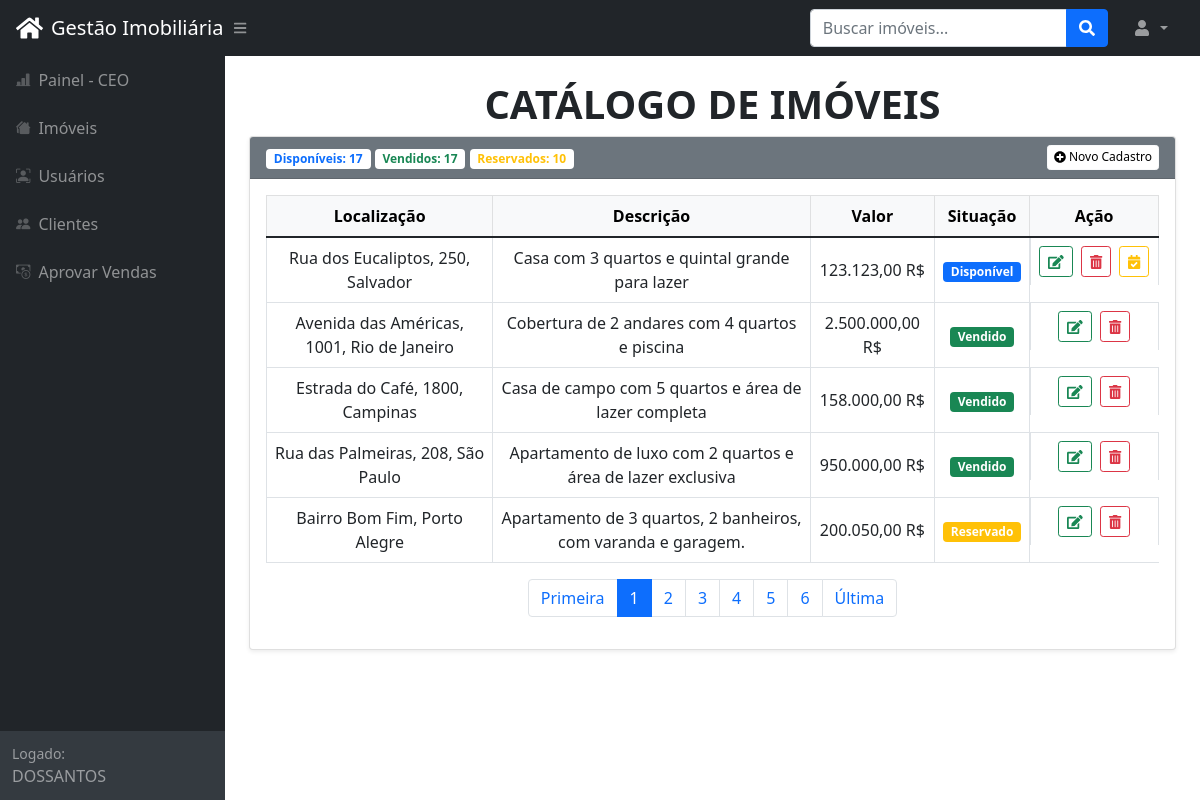
/imoveis (signed in), run on the app's committed database.
### tables this page shows
CREATE TABLE `imovel` (
  `CD_IMOVEL` int(11) NOT NULL,
  `DT_CADASTRO` timestamp NOT NULL DEFAULT current_timestamp(),
  `DESCRICAO` text NOT NULL,
  `LOCALIZACAO` varchar(150) NOT NULL,
  `VALOR` double NOT NULL,
  `SITUACAO` tinyint(2) NOT NULL DEFAULT 1,
  `CD_CLIENTE` int(11) DEFAULT NULL,
  `DT_VENDA` datetime DEFAULT NULL
);

### config.php (called while the page is built, shortened)
<?php
require_once('classes/db.class.php');
require_once('classes/login.class.php');
include_once('classes/cadastro.class.php');
$base = 'http://localhost/imobiliaria';
?>

### classes/db.class.php (called while the page is built, shortened)
<?php
class BD {
    private static $conn;
    public static function conn() {
        if (is_null(self::$conn)) {
            try {
                self::$conn = new PDO('mysql:host=localhost;port=3307;dbname=imoveis;', 'root', '');
                self::$conn->setAttribute(PDO::ATTR_ERRMODE, PDO::ERRMODE_EXCEPTION);
            } catch (PDOException $e) {
                die("Erro de conexão com o banco de dados: " . $e->getMessage());
            }
        }
        return self::$conn;
    }
}
?>

### classes/login.class.php (called while the page is built, shortened)
<?php
class LoginAdmin extends BD {
    private $prefixo;
    public function __construct($table = 'usuario', $pref = 'imoveis_') {
        $this->prefixo = $pref;
    }
    public function isLogado() {
        return isset($_SESSION[$this->prefixo.'usuario']);
    }
}
?>

### classes/cadastro.class.php (called while the page is built, shortened)
<?php
class Cadastro extends BD {
    private $numRows;
    public function __construct($tabela = 'USUARIO') {
        $this->numRows = 0;
    }
    private function setNumRows($nr) {
        $this->numRows = $nr;
    }
    public function getNumRows() {
        return $this->numRows;
    }
    public function listaImoveis($situacoes = '',$descricao_localizacao='',$pg=1,$max=0) {
        $filtro='';
        if ($max > 0){
            $sql = "SELECT * FROM imovel $filtro limit " . (($pg * $max)-$max).', '.$max;
        }else{
            $sql = "SELECT * FROM imovel $filtro";
        }
        $t = $this->getTotalImoveisCadastrados($filtro);
        try {
            $stmt = self::conn()->prepare($sql);
            $stmt->execute();
            return $stmt->fetchAll(PDO::FETCH_OBJ);
        } catch (PDOException $e) {
            echo 'Erro ao listar imóveis: ' . htmlspecialchars($e->getMessage());
            return false;
        }
    }
    public function getTotalImoveisCadastrados($filtro='') {
        $sql = "SELECT COUNT(CD_IMOVEL) AS QTDE FROM imovel $filtro";
        try {
            $stmt = self::conn()->query($sql);
            return $stmt->fetchObject();
        } catch (PDOException $e) {
            echo 'Erro ao contar imóveis: ' . htmlspecialchars($e->getMessage());
            return false;
        }
    }
    public function getTotalImoveisDisponiveis() {
        $sql = "SELECT COUNT(CD_IMOVEL) AS QTDE FROM IMOVEL WHERE SITUACAO = 1";
        try {
            $stmt = self::conn()->query($sql);
            return $stmt->fetchObject();
        } catch (PDOException $e) {
            echo 'Erro ao contar imóveis reservados: ' . htmlspecialchars($e->getMessage());
            return false;
        }
    }
    public function getTotalImoveisReservados() {
        $sql = "SELECT COUNT(CD_IMOVEL) AS QTDE FROM IMOVEL WHERE SITUACAO = 3";
        try {
            $stmt = self::conn()->query($sql);
            return $stmt->fetchObject();
        } catch (PDOException $e) {
            echo 'Erro ao contar imóveis reservados: ' . htmlspecialchars($e->getMessage());
            return false;
        }
    }
    public function getTotalImoveisVendidos() {
        $sql = "SELECT COUNT(CD_IMOVEL) AS QTDE FROM IMOVEL WHERE SITUACAO = 2";
        try {
            $stmt = self::conn()->query($sql);
            return $stmt->fetchObject();
        } catch (PDOException $e) {
            echo 'Erro ao contar imóveis vendidos: ' . htmlspecialchars($e->getMessage());
            return false;
        }
    }
}
?>

### pages/imoveis.php (the view, shortened to what this page needs)
<div class="container-fluid px-4">
    <h1 class="mt-4 text-center text-dark fw-bold text-uppercase">Catálogo de Imóveis</h1>
    <div class="card shadow-sm mb-4">
        <div class="card-header d-flex justify-content-between align-items-center bg-secondary text-white">
            <div>
                <?php
                $cad = new Cadastro();
                $tot_disponiveis = $cad->getTotalImoveisDisponiveis();
                $tot_vendidos = $cad->getTotalImoveisVendidos();
                $tot_reservados = $cad->getTotalImoveisReservados();
                if (!empty($tot_disponiveis)) {
                    echo '<span class="badge bg-white text-primary">Disponíveis: ' . htmlspecialchars($tot_disponiveis->QTDE) . '</span>';
                }
                if (!empty($tot_vendidos)) {
                    echo ' <span class="badge bg-white text-success">Vendidos: ' . htmlspecialchars($tot_vendidos->QTDE) . '</span>';
                }
                if (!empty($tot_reservados)) {
                    echo ' <span class="badge bg-white text-warning">Reservados: ' . htmlspecialchars($tot_reservados->QTDE) . '</span>';
                }
                ?>
            </div>
            <?php if (getPermissaoUsuario('imoveis', $permissoes, $grupoUsuario, 'CadImoveis')) { ?>
                <a href="<?php echo htmlspecialchars($base); ?>/cadastro_imovel" class="btn btn-light btn-sm" style="padding: 0.2em 0.5em; font-size: 0.75em; background-color: #fff; color: #000">
                    <i class="fas fa-plus-circle"></i> Novo Cadastro
                </a>
            <?php } ?>
        </div>
        <div class="card-body">
            <div class="table-responsive">
                <table class="table table-hover table-bordered text-center align-middle">
                    <thead class="table-light">
                        <tr>
                            <th>Localização</th>
                            <th>Descrição</th>
                            <th>Valor</th>
                            <th>Situação</th>
                            <th>Ação</th>
                        </tr>
                    </thead>
                    <tbody>
                        <?php
                        $lG = ['1' => 'Disponível', '2' => 'Vendido', '3' => 'Reservado'];
                        $pg = empty($cd) ? 1 : $cd;
                        $maximo = 5;
                        $imoveis = $cad->listaImoveis(null, $filtro_imovel, $pg, $maximo);
                        if (!empty($imoveis)) {
                            foreach ($imoveis as $imovel) { ?>
                                <tr>
                                    <td><?php echo htmlspecialchars($imovel->LOCALIZACAO); ?></td>
                                    <td><?php echo htmlspecialchars($imovel->DESCRICAO); ?></td>
                                    <td><?php echo number_format($imovel->VALOR, 2, ',', '.') . " R$"; ?></td>
                                    <td>
                                        <span class="badge
                                            <?php echo $imovel->SITUACAO == '1' ? 'bg-primary' : ($imovel->SITUACAO == '2' ? 'bg-success' : 'bg-warning'); ?>">
                                            <?php echo $lG[$imovel->SITUACAO]; ?>
                                        </span>
                                    </td>
                                    <td class="d-flex gap-2 justify-content-center">
                                        <?php if (getPermissaoUsuario('imoveis', $permissoes, $grupoUsuario, 'editar')) { ?>
                                            <a href="<?php echo htmlspecialchars(rtrim($base, '/') . '/cadastro_imovel/' . $imovel->CD_IMOVEL); ?>" class="btn btn-outline-success btn-sm" onclick="editarImovel(event)">
                                                <i class="fas fa-edit"></i>
                                            </a>
                                        <?php } ?>
                                        <?php if (getPermissaoUsuario('imoveis', $permissoes, $grupoUsuario, 'excluir')) { ?>
                                            <a href="<?php echo htmlspecialchars(rtrim($base, '/') . '/confirmar/' . $imovel->CD_IMOVEL . '/2'); ?>" class="btn btn-outline-danger btn-sm" onclick="excluirImovel(event)">
                                                <i class="fas fa-trash-alt"></i>
                                            </a>
                                        <?php } ?>
                                        <?php if (getPermissaoUsuario('imoveis', $permissoes, $grupoUsuario, 'reservar') && $imovel->SITUACAO == '1') { ?>
                                            <a href="<?php echo htmlspecialchars(rtrim($base, '/') . '/confirmar/' . $imovel->CD_IMOVEL . '/4'); ?>" class="btn btn-outline-warning btn-sm" onclick="reservarImovel(event)">
                                                <i class="fas fa-calendar-check"></i>
                                            </a>
                                        <?php } ?>
                                    </td>
                                </tr>
                            <?php }
                        } else {
                            echo '<tr><td colspan="5" class="text-muted text-center">Nenhum imóvel cadastrado</td></tr>';
                        }
                        ?>
                    </tbody>
                </table>
            </div>
            <nav>
                <ul class="pagination justify-content-center">
                    <?php
                    $total = $cad->getNumRows();
                    $pags = ceil($total / $maximo);
                    $links = 5;
                    echo '<li class="page-item"><a class="page-link" href="' . $base . '/' . $arquivo . '/1">Primeira</a></li>';
                    echo '<li class="page-item active"><span class="page-link">' . $pg . '</span></li>';
                    for ($i = $pg + 1; $i <= $pg + $links; $i++) {
                        if ($i <= $pags) {
                            echo '<li class="page-item"><a class="page-link" href="' . $base . '/' . $arquivo . '/' . $i . '">' . $i . '</a></li>';
                        }
                    }
                    echo '<li class="page-item"><a class="page-link" href="' . $base . '/' . $arquivo . '/' . $pags . '">Última</a></li>';
                    ?>
                </ul>
            </nav>
        </div>
    </div>
</div>

### includes/header.php (shortened to what this page needs)
<?php
include_once('config.php');
$login = new LoginAdmin();
if ($login->isLogado()) {
    $stmt = BD::conn()->query("SELECT GRUPO FROM `usuario` WHERE USUARIO = '".$_SESSION['imoveis_usuario']."'");
    $user = $stmt->fetchObject();
    $grupoUsuario = $user->GRUPO;
} else {
    header("Location: login/index.php");
    exit;
}
$permissoes[] = array(
    'link' => 'home',
    'leg' => 'Painel - CEO',
    'acesso' => ['C'],
    'icone' => 'bar-chart-line-fill',
    'editar' => ['C']
);
$permissoes[] = array(
    'link' => 'imoveis',
    'leg' => 'Imóveis',
    'acesso' => ['C', 'A', 'V', 'F'],
    'icone' => 'houses-fill',
    'editar' => ['C','A'],
    'excluir' => ['C','A'],
    'reservar' => ['C', 'V'],
    'CadImoveis' => ['C','A']
);
$permissoes[] = array(
    'link' => 'usuarios',
    'leg' => 'Usuários',
    'acesso' => ['C', 'A'],
    'icone' => 'person-bounding-box',
    'editar' => ['C', 'A'],
    'excluir' => ['C','A'],
    'CadUsuario' => ['C','A']
);
$permissoes[] = array(
    'link' => 'clientes',
    'leg' => 'Clientes',
    'acesso' => ['C', 'V'],
    'icone' => 'people-fill',
    'editar' => ['C', 'V'],
    'excluir' => ['C','V'],
    'CadCliente' => ['C','V']
);
$permissoes[] = array(
    'link' => 'aprovar_venda',
    'leg' => 'Aprovar Vendas',
    'acesso' => ['C', 'F'],
    'icone' => 'cash-coin',
    'CadVenda' => ['C','F']
);
function getPermissaoUsuario($link, $permissoes, $gr, $acao = 'editar') {
    $per = false;
    foreach ($permissoes as $menu) {
        if (in_array($gr, $menu['acesso']) && $link == $menu['link']) {
            if (isset($menu[$acao]) && in_array($gr, $menu[$acao])) {
                $per = true;
            }
        }
    }
    return $per;
}
$filtro_imovel='';
?>
<!DOCTYPE html>
<html lang="pt-br">
<head>
    <link href="<?php echo $base; ?>/css/styles.css" rel="stylesheet" />
    <link href="https://cdn.jsdelivr.net/npm/bootstrap-icons/font/bootstrap-icons.css" rel="stylesheet">
</head>
<body>
    <nav class="sb-topnav navbar navbar-expand navbar-dark bg-dark">
        <a class="navbar-brand ps-3 d-flex align-items-center" href="<?php echo $base; ?>/home_equipe">
            <i class="fa fa-home me-2" style="font-size: 1.5rem; color: #fff;"></i>
            Gestão Imobiliária
        </a>
        <button class="btn btn-link btn-sm order-1 order-lg-0 me-4 me-lg-0" id="sidebarToggle" type="button">
    <i class="fas fa-bars"></i>
</button>
        <form class="d-none d-md-inline-block form-inline ms-auto me-0 me-md-3 my-2 my-md-0" method="post" action="<?php echo $base; ?>/imoveis">
            <div class="input-group">
                <input class="form-control" type="text" name="filtro_imovel" value="<?php echo $filtro_imovel;?>" placeholder="Buscar imóveis..." aria-label="Search for..." aria-describedby="btnNavbarSearch" />
                <button class="btn btn-primary" id="btnNavbarSearch" type="submit"><i class="fas fa-search"></i></button>
            </div>
        </form>
        <ul class="navbar-nav ms-auto ms-md-0 me-3 me-lg-4">
            <li class="nav-item dropdown">
                <a class="nav-link dropdown-toggle" id="navbarDropdown" href="#" role="button" data-bs-toggle="dropdown" aria-expanded="false">
                    <i class="fas fa-user fa-fw"></i>
                </a>
            </li>
        </ul>
    </nav>
    <div id="layoutSidenav">
        <div id="layoutSidenav_nav">
            <nav class="sb-sidenav accordion sb-sidenav-dark" id="sidenavAccordion">
                <div class="sb-sidenav-menu">
                    <div class="nav">
                        <?php
                            foreach($permissoes as $menu){
                            if (in_array($grupoUsuario, $menu['acesso'])) {
                                echo '<a class="nav-link" href="'. $base.'/'.$menu['link'].'">
                                    <div class="sb-nav-link-icon"><i class="bi bi-'.$menu['icone'].'"></i></div>
                                    '.$menu['leg'].'
                                </a>';
                            }
                        }
                        ?>
                    </div>
                </div>
                <div class="sb-sidenav-footer">
                    <div class="small">Logado:</div>
                    <?php
                    if ($login->isLogado()) {
                        echo strtoupper($_SESSION['imoveis_usuario']);
                    }
                    ?>
                </div>
            </nav>
        </div>
        <div id="layoutSidenav_content">
            <main>

### index.php (shortened to what this page needs)
<?php
include_once('config.php');
include_once('includes/header.php');
$url = isset($_GET['url']) ? strip_tags(addslashes($_GET['url'])) : '';
$parametros = explode('/', $url);
$arquivo = $parametros[0] ?? '';
$paginas = [
    'home', 'cadastro_venda', 'vincular_cliente', 'aprovar_venda', 'login', 'vender',
    'confirmar', 'cadastro_imovel', 'cadastro_cliente', 'usuarios', 'home_equipe',
    'imoveis', 'clientes', 'situacoes_venda', 'cadastro_usuario','configuracoes'
];
if (isset($arquivo) && in_array($arquivo, $paginas)) {
    include "pages/$arquivo.php";
    exit;
}
exit();
?>

### data on the page
imovel: LOCALIZACAO "Rua dos Eucaliptos, 250, Salvador", DESCRICAO "Casa com 3 quartos e quintal grande para lazer", VALOR "123.123,00", SITUACAO "Disponível"
imovel: LOCALIZACAO "Avenida das Américas, 1001, Rio de Janeiro", DESCRICAO "Cobertura de 2 andares com 4 quartos e piscina", VALOR "2.500.000,00", SITUACAO "Vendido"
imovel: LOCALIZACAO "Estrada do Café, 1800, Campinas", DESCRICAO "Casa de campo com 5 quartos e área de lazer completa", VALOR "158.000,00", SITUACAO "Vendido"
imovel: LOCALIZACAO "Rua das Palmeiras, 208, São Paulo", DESCRICAO "Apartamento de luxo com 2 quartos e área de lazer exclusiva", VALOR "950.000,00", SITUACAO "Vendido"
imovel: LOCALIZACAO "Bairro Bom Fim, Porto Alegre", DESCRICAO "Apartamento de 3 quartos, 2 banheiros, com varanda e garagem.", VALOR "200.050,00", SITUACAO "Reservado"

### other printed values
$menu['leg'] "Painel - CEO"
$menu['leg'] "Imóveis"
$menu['leg'] "Usuários"
$menu['leg'] "Clientes"
$menu['leg'] "Aprovar Vendas"
$_SESSION['imoveis_usuario'] "DOSSANTOS"
$tot_disponiveis->QTDE "17"
$tot_vendidos->QTDE "17"
$tot_reservados->QTDE "10"
$pg "1"
